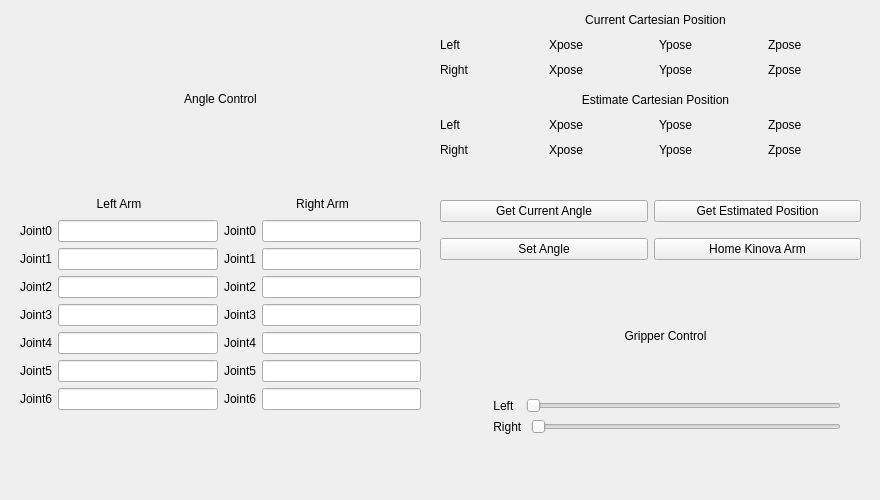
   <widget class="QWidget" name="tab_2">
    <attribute name="title">
     <string>Control</string>
    </attribute>
    <widget class="QWidget" name="verticalLayoutWidget_6">
     <property name="geometry">
      <rect>
       <x>440</x>
       <y>10</y>
       <width>431</width>
       <height>69</height>
      </rect>
     </property>
     <layout class="QVBoxLayout" name="verticalLayout_6">
      <item>
       <widget class="QLabel" name="label_41">
        <property name="text">
         <string>Current Cartesian Position</string>
        </property>
        <property name="alignment">
         <set>Qt::AlignCenter</set>
        </property>
       </widget>
      </item>
      <item>
       <layout class="QHBoxLayout" name="horizontalLayout_4">
        <item>
         <widget class="QLabel" name="label_33">
          <property name="text">
           <string>Left</string>
          </property>
         </widget>
        </item>
        <item>
         <widget class="QLabel" name="label_38">
          <property name="text">
           <string>Xpose</string>
          </property>
         </widget>
        </item>
        <item>
         <widget class="QLabel" name="label_39">
          <property name="text">
           <string>Ypose</string>
          </property>
         </widget>
        </item>
        <item>
         <widget class="QLabel" name="label_40">
          <property name="text">
           <string>Zpose</string>
          </property>
         </widget>
        </item>
       </layout>
      </item>
      <item>
       <layout class="QHBoxLayout" name="horizontalLayout_13">
        <item>
         <widget class="QLabel" name="label_42">
          <property name="text">
           <string>Right</string>
          </property>
         </widget>
        </item>
        <item>
         <widget class="QLabel" name="label_77">
          <property name="text">
           <string>Xpose</string>
          </property>
         </widget>
        </item>
        <item>
         <widget class="QLabel" name="label_78">
          <property name="text">
           <string>Ypose</string>
          </property>
         </widget>
        </item>
        <item>
         <widget class="QLabel" name="label_79">
          <property name="text">
           <string>Zpose</string>
          </property>
         </widget>
        </item>
       </layout>
      </item>
     </layout>
    </widget>
    <widget class="QWidget" name="verticalLayoutWidget">
     <property name="geometry">
      <rect>
       <x>20</x>
       <y>10</y>
       <width>401</width>
       <height>481</height>
      </rect>
     </property>
     <layout class="QVBoxLayout" name="verticalLayout_19">
      <item>
       <widget class="QLabel" name="label_93">
        <property name="sizePolicy">
         <sizepolicy hsizetype="Preferred" vsizetype="MinimumExpanding">
          <horstretch>0</horstretch>
          <verstretch>0</verstretch>
         </sizepolicy>
        </property>
        <property name="maximumSize">
         <size>
          <width>16777215</width>
          <height>20</height>
         </size>
        </property>
        <property name="text">
         <string>Angle Control</string>
        </property>
        <property name="alignment">
         <set>Qt::AlignCenter</set>
        </property>
       </widget>
      </item>
      <item>
       <layout class="QHBoxLayout" name="horizontalLayout_8">
        <item>
         <layout class="QVBoxLayout" name="verticalLayout_7">
          <item>
           <widget class="QLabel" name="label_28">
            <property name="maximumSize">
             <size>
              <width>16777215</width>
              <height>20</height>
             </size>
            </property>
            <property name="autoFillBackground">
             <bool>false</bool>
            </property>
            <property name="text">
             <string>Left Arm</string>
            </property>
            <property name="scaledContents">
             <bool>false</bool>
            </property>
            <property name="alignment">
             <set>Qt::AlignCenter</set>
            </property>
           </widget>
          </item>
          <item>
           <layout class="QHBoxLayout" name="horizontalLayout_2">
            <item>
             <layout class="QVBoxLayout" name="verticalLayout_4">
              <item>
               <widget class="QLabel" name="label_23">
                <property name="text">
                 <string>Joint0</string>
                </property>
               </widget>
              </item>
              <item>
               <widget class="QLabel" name="label_25">
                <property name="text">
                 <string>Joint1</string>
                </property>
               </widget>
              </item>
              <item>
               <widget class="QLabel" name="label_26">
                <property name="text">
                 <string>Joint2</string>
                </property>
               </widget>
              </item>
              <item>
               <widget class="QLabel" name="label_29">
                <property name="text">
                 <string>Joint3</string>
                </property>
               </widget>
              </item>
              <item>
               <widget class="QLabel" name="label_27">
                <property name="text">
                 <string>Joint4</string>
                </property>
               </widget>
              </item>
              <item>
               <widget class="QLabel" name="label_24">
                <property name="text">
                 <string>Joint5</string>
                </property>
               </widget>
              </item>
              <item>
               <widget class="QLabel" name="label_22">
                <property name="text">
                 <string>Joint6</string>
                </property>
               </widget>
              </item>
             </layout>
            </item>
            <item>
             <layout class="QVBoxLayout" name="verticalLayout_5">
              <item>
               <widget class="QLineEdit" name="lineEdit_4"/>
              </item>
              <item>
               <widget class="QLineEdit" name="lineEdit_5"/>
              </item>
              <item>
               <widget class="QLineEdit" name="lineEdit_6"/>
              </item>
              <item>
               <widget class="QLineEdit" name="lineEdit_7"/>
              </item>
              <item>
               <widget class="QLineEdit" name="lineEdit_8"/>
              </item>
              <item>
               <widget class="QLineEdit" name="lineEdit_9"/>
              </item>
              <item>
               <widget class="QLineEdit" name="lineEdit_10"/>
              </item>
             </layout>
            </item>
           </layout>
          </item>
         </layout>
        </item>
        <item>
         <layout class="QVBoxLayout" name="verticalLayout_16">
          <item>
           <widget class="QLabel" name="label_85">
            <property name="maximumSize">
             <size>
              <width>16777215</width>
              <height>20</height>
             </size>
            </property>
            <property name="autoFillBackground">
             <bool>false</bool>
            </property>
            <property name="text">
             <string>Right Arm</string>
            </property>
            <property name="scaledContents">
             <bool>false</bool>
            </property>
            <property name="alignment">
             <set>Qt::AlignCenter</set>
            </property>
           </widget>
          </item>
          <item>
           <layout class="QHBoxLayout" name="horizontalLayout_7">
            <item>
             <layout class="QVBoxLayout" name="verticalLayout_17">
              <item>
               <widget class="QLabel" name="label_86">
                <property name="text">
                 <string>Joint0</string>
                </property>
               </widget>
              </item>
              <item>
               <widget class="QLabel" name="label_87">
                <property name="text">
                 <string>Joint1</string>
                </property>
               </widget>
              </item>
              <item>
               <widget class="QLabel" name="label_88">
                <property name="text">
                 <string>Joint2</string>
                </property>
               </widget>
              </item>
              <item>
               <widget class="QLabel" name="label_89">
                <property name="text">
                 <string>Joint3</string>
                </property>
               </widget>
              </item>
              <item>
               <widget class="QLabel" name="label_90">
                <property name="text">
                 <string>Joint4</string>
                </property>
               </widget>
              </item>
              <item>
               <widget class="QLabel" name="label_91">
                <property name="text">
                 <string>Joint5</string>
                </property>
               </widget>
              </item>
              <item>
               <widget class="QLabel" name="label_92">
                <property name="text">
                 <string>Joint6</string>
                </property>
               </widget>
              </item>
             </layout>
            </item>
            <item>
             <layout class="QVBoxLayout" name="verticalLayout_18">
              <item>
               <widget class="QLineEdit" name="lineEdit_11"/>
              </item>
              <item>
               <widget class="QLineEdit" name="lineEdit_12"/>
              </item>
              <item>
               <widget class="QLineEdit" name="lineEdit_13"/>
              </item>
              <item>
               <widget class="QLineEdit" name="lineEdit_14"/>
              </item>
              <item>
               <widget class="QLineEdit" name="lineEdit_15"/>
              </item>
              <item>
               <widget class="QLineEdit" name="lineEdit_16"/>
              </item>
              <item>
               <widget class="QLineEdit" name="lineEdit_17"/>
              </item>
             </layout>
            </item>
           </layout>
          </item>
         </layout>
        </item>
       </layout>
      </item>
     </layout>
    </widget>
    <widget class="QWidget" name="verticalLayoutWidget_2">
     <property name="geometry">
      <rect>
       <x>490</x>
       <y>280</y>
       <width>351</width>
       <height>201</height>
      </rect>
     </property>
     <layout class="QVBoxLayout" name="verticalLayout_20">
      <item>
       <widget class="QLabel" name="label_94">
        <property name="maximumSize">
         <size>
          <width>16777215</width>
          <height>20</height>
         </size>
        </property>
        <property name="text">
         <string>Gripper Control</string>
        </property>
        <property name="alignment">
         <set>Qt::AlignCenter</set>
        </property>
       </widget>
      </item>
      <item>
       <layout class="QVBoxLayout" name="verticalLayout_21">
        <item>
         <layout class="QHBoxLayout" name="horizontalLayout_9">
          <item>
           <widget class="QLabel" name="label_95">
            <property name="text">
             <string> Left  </string>
            </property>
           </widget>
          </item>
          <item>
           <widget class="QSlider" name="leftGripperSlider">
            <property name="maximum">
             <number>10</number>
            </property>
            <property name="pageStep">
             <number>2</number>
            </property>
            <property name="orientation">
             <enum>Qt::Horizontal</enum>
            </property>
           </widget>
          </item>
         </layout>
        </item>
        <item>
         <layout class="QHBoxLayout" name="horizontalLayout_10">
          <item>
           <widget class="QLabel" name="label_96">
            <property name="text">
             <string> Right </string>
            </property>
           </widget>
          </item>
          <item>
           <widget class="QSlider" name="rightGripperSlider">
            <property name="maximum">
             <number>10</number>
            </property>
            <property name="pageStep">
             <number>2</number>
            </property>
            <property name="orientation">
             <enum>Qt::Horizontal</enum>
            </property>
           </widget>
          </item>
         </layout>
        </item>
       </layout>
      </item>
     </layout>
    </widget>
    <widget class="QWidget" name="verticalLayoutWidget_3">
     <property name="geometry">
      <rect>
       <x>440</x>
       <y>190</y>
       <width>421</width>
       <height>80</height>
      </rect>
     </property>
     <layout class="QVBoxLayout" name="verticalLayout_23">
      <item>
       <layout class="QHBoxLayout" name="horizontalLayout_11">
        <item>
         <widget class="QPushButton" name="refreshButton">
          <property name="text">
           <string>Get Current Angle</string>
          </property>
         </widget>
        </item>
        <item>
         <widget class="QPushButton" name="estimateButton">
          <property name="text">
           <string>Get Estimated Position</string>
          </property>
         </widget>
        </item>
       </layout>
      </item>
      <item>
       <layout class="QHBoxLayout" name="horizontalLayout_3">
        <item>
         <widget class="QPushButton" name="setAngleButton">
          <property name="text">
           <string>Set Angle</string>
          </property>
         </widget>
        </item>
        <item>
         <widget class="QPushButton" name="pushButton_2">
          <property name="text">
           <string>Home Kinova Arm</string>
          </property>
         </widget>
        </item>
       </layout>
      </item>
     </layout>
    </widget>
    <widget class="QWidget" name="verticalLayoutWidget_7">
     <property name="geometry">
      <rect>
       <x>440</x>
       <y>90</y>
       <width>431</width>
       <height>69</height>
      </rect>
     </property>
     <layout class="QVBoxLayout" name="verticalLayout_15">
      <item>
       <widget class="QLabel" name="label_73">
        <property name="text">
         <string>Estimate Cartesian Position</string>
        </property>
        <property name="alignment">
         <set>Qt::AlignCenter</set>
        </property>
       </widget>
      </item>
      <item>
       <layout class="QHBoxLayout" name="horizontalLayout_12">
        <item>
         <widget class="QLabel" name="label_74">
          <property name="text">
           <string>Left</string>
          </property>
         </widget>
        </item>
        <item>
         <widget class="QLabel" name="label_75">
          <property name="text">
           <string>Xpose</string>
          </property>
         </widget>
        </item>
        <item>
         <widget class="QLabel" name="label_76">
          <property name="text">
           <string>Ypose</string>
          </property>
         </widget>
        </item>
        <item>
         <widget class="QLabel" name="label_80">
          <property name="text">
           <string>Zpose</string>
          </property>
         </widget>
        </item>
       </layout>
      </item>
      <item>
       <layout class="QHBoxLayout" name="horizontalLayout_14">
        <item>
         <widget class="QLabel" name="label_81">
          <property name="text">
           <string>Right</string>
          </property>
         </widget>
        </item>
        <item>
         <widget class="QLabel" name="label_82">
          <property name="text">
           <string>Xpose</string>
          </property>
         </widget>
        </item>
        <item>
         <widget class="QLabel" name="label_137">
          <property name="text">
           <string>Ypose</string>
          </property>
         </widget>
        </item>
        <item>
         <widget class="QLabel" name="label_138">
          <property name="text">
           <string>Zpose</string>
          </property>
         </widget>
        </item>
       </layout>
      </item>
     </layout>
    </widget>
   </widget>
